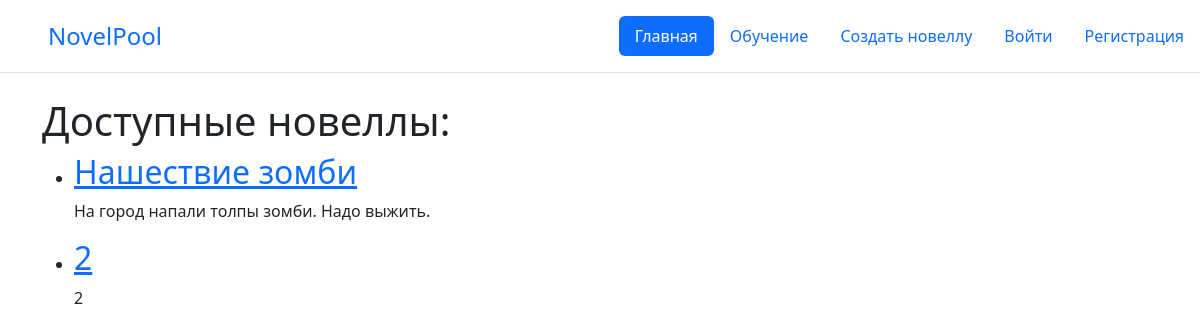
The page / on the database its author committed.
### novelpoolapp/models.py (models this page shows, shortened)
class Novel(models.Model):
    name = models.CharField('Название', max_length=200)
    description = models.TextField('Описание')
    status = models.IntegerField('Статус',default=1)
    owner = models.ForeignKey(User, on_delete=models.CASCADE, verbose_name='Владелец')
    class Meta:
        verbose_name = 'Новелла'
        verbose_name_plural = 'Новеллы'

### novelpoolapp/views.py (the view)
# urls.py: path('', IndexView.as_view(), name='index'),
class IndexView(ListView):
    model = Novel
    template_name = 'novelpool/index.html'
    context_object_name = 'novels'

### novelpoolapp/templates/novelpool/index.html (shortened to what this page needs)
{% extends 'base.html' %}
{% block content %}
<h1>Доступные новеллы:</h1>
<ul>
{% for novel in novels %}
    <li><h2><a href = "{% url 'novel' novel_id=novel.id %}">{{ novel.name }}</a></h2></li>
    <p>{{ novel.description }}</p>
{% endfor %}
</ul>
{% endblock %}

### rows shown on the page
Novel: name "Нашествие зомби", description "На город напали толпы зомби. Надо выжить."
Novel: name "2", description "2"
